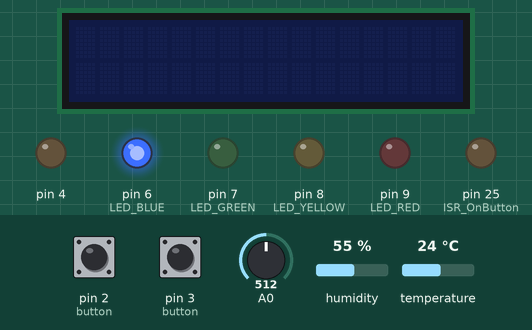
Recording of a sketch running on a simulated Arduino Mega 2560, built with avr-gcc and run on an emulated ATmega2560. Parts: 16×2 character LCD, output pins drawn as LEDs (lit = HIGH). The test bench sets the inputs (shaded band); at power-on: pin 2 (button) HIGH, A0 = 512, pin 3 (button) HIGH, temperature 24 °C, humidity 55 %. The local clock reads 2024-03-15 10:24:30 at power-on unless the sketch sets it; what the sketch prints to the serial monitor is not drawn.

Above: at 1.2 s.
1.3 s: pin 2 (button) pulled LOW for 0.15 s
At 2.3 s:
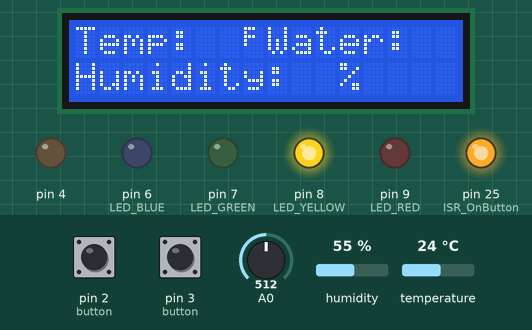
4.4 s: A0 set to 211
6.5 s: A0 set to 191
8.0 s: pin 3 (button) pulled LOW for 0.15 s
At 8.6 s:
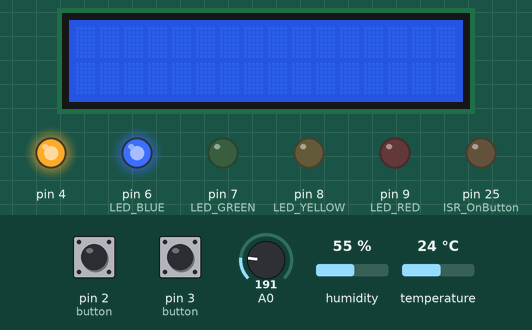
9.6 s: pin 2 (button) pulled LOW for 1 s
At 11.5 s:
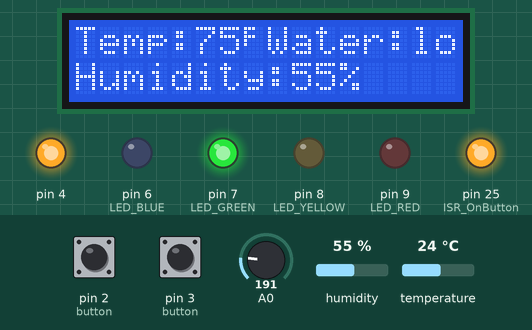
12.1 s: temperature set to 41 °C
At 15.9 s:
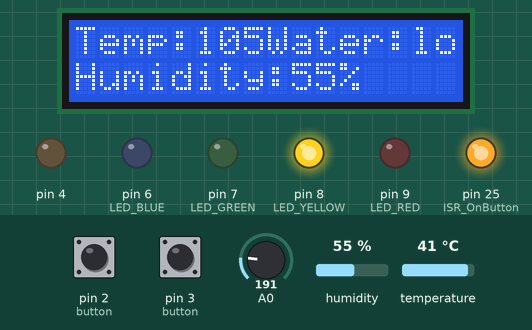
Timing chart, 0 to 16.1 s (numbered marks = the images above; inputs shaded):
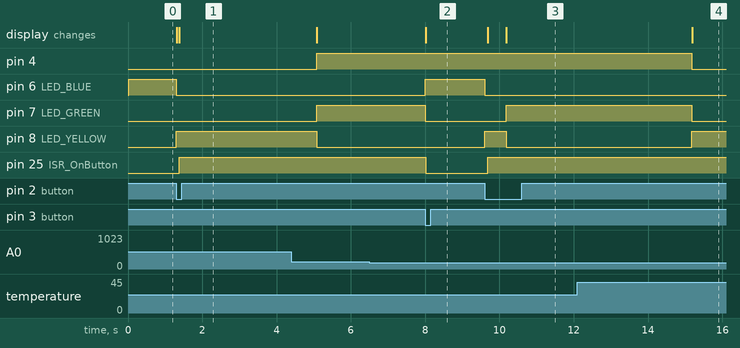

The sketch:

finalproject_demo_code.ino
```cpp
#include <LiquidCrystal.h>
#include <Wire.h>
#include <RTClib.h>

RTC_DS1307 rtc;

DateTime now;

// LCD pins <--> Arduino pins
const int RS = 12, EN = 11, D4 = 46, D5 = 48, D6 = 50, D7 = 52;  //we can change these pins later, don't worry about needing to change the pins in your part of the circuit

LiquidCrystal lcd(RS, EN, D4, D5, D6, D7);

byte fahrenheit[8] = {
  0b11100,
  0b10000,
  0b11100,
  0b10000,
  0b10000,
  0b00000,
  0b00000,
  0b00000
};

/* ADC SETUP*/

#define RDA 0x80
#define TBE 0x20

unsigned char *ddr_h = (unsigned char *)0x101;
unsigned char *port_h = (unsigned char *)0x102;

volatile unsigned char *myUCSR0A = (unsigned char *)0x00C0;
volatile unsigned char *myUCSR0B = (unsigned char *)0x00C1;
volatile unsigned char *myUCSR0C = (unsigned char *)0x00C2;
volatile unsigned int *myUBRR0 = (unsigned int *)0x00C4;
volatile unsigned char *myUDR0 = (unsigned char *)0x00C6;

volatile unsigned char *my_ADMUX = (unsigned char *)0x7C;
volatile unsigned char *my_ADCSRB = (unsigned char *)0x7B;
volatile unsigned char *my_ADCSRA = (unsigned char *)0x7A;
volatile unsigned int *my_ADC_DATA = (unsigned int *)0x78;

const int LED_GREEN = 4;   //pin 7, PH3
const int LED_YELLOW = 5;  //pin 8, PH4
const int LED_RED = 6;     //pin 9, PH5
const int LED_BLUE = 3;    //pin 6, PH6

volatile bool buttonONPressed = false;
volatile bool buttonOFFPressed = false;
volatile bool isError = false;
volatile int onState = 0;
bool systemOnState = false;
unsigned long previousMillis = 0;


/* DHT11 SETUP */

#include <DHT.h>

#define DHT_PIN 22
#define DHT_TYPE DHT11
DHT dht(DHT_PIN, DHT_TYPE);

const unsigned int water_threshold = 200;
const unsigned int tempThresh = 80;

bool isWaterThreshMet = false;
unsigned int water_value = 0;
float temp_value = 0;
float humidity_value = 0;

void setup() {
  dht.begin();
  Wire.begin();
  U0init(9600);
  adc_init();

  if (!rtc.begin()) {
    printString("Couldn't find RTC. Check connections!\n");
    while (1)
      ;  // Halt execution if RTC is not found
  }

  if (!rtc.isrunning()) {
    printString("RTC is NOT running, setting the time...\n");
    // Set the RTC to the current date and time
    rtc.adjust(DateTime(F(__DATE__), F(__TIME__)));
  }


  pinSetup();
  updateLEDs();
}

void pinSetup() {
  //LED Setup
  *ddr_h |= (1 << 3) | (1 << 4) | (1 << 5) | (1 << 6);
  *port_h &= ~((1 << 3) | (1 << 4) | (1 << 5) | (1 << 6));
  //BUTTON SETUP
  DDRE &= ~(1 << PE4);  //setup button pin2 PE4 OnBUtton
  PORTE |= (1 << PE4);  //
  DDRE &= ~(1 << PE5);  //setup button pin3 PE5 OFFBUtton
  PORTE |= (1 << PE5);  //
  //LCD Backlight Setup
  DDRA |= (1 << 3);
  PORTA &= ~(1 << 3);
  //Relay/Heatpad Setup
  DDRG |= (1 << 5);
  PORTG &= ~(1 << 5);

  attachInterrupt(digitalPinToInterrupt(2), ISR_OnButton, FALLING);
  attachInterrupt(digitalPinToInterrupt(3), ISR_OffButton, FALLING);

  printString("PIN SETUP WAS FINISHED \n");
}

void ISR_OnButton() {
  buttonONPressed = true;
  systemOnState = true;
  onState = 2;
  updateLEDs();
  printString("ON button pressed\n");
  setupLCD();
  PORTA |= (1 << 3);  //turn on LCD backlight
}

void ISR_OffButton() {
  buttonOFFPressed = true;
  systemOnState = false;
  onState = 0;
  updateLEDs();
  printString("OFF button pressed\n");
  lcd.noDisplay();
  PORTA &= ~(1 << 3);  //turn off LCD backlight
}

void ISR_Error() {
  printString("ERROR: Invalid Reading");
  onState = 3;
  updateLEDs();
  systemOnState = false;
}

void handleButtons() {
  if (buttonONPressed) {
    buttonONPressed = false;
  }
  if (buttonOFFPressed) {
    buttonOFFPressed = false;
  }
}


void updateLEDs() {
  *port_h &= ~((1 << LED_GREEN) | (1 << LED_YELLOW) | (1 << LED_RED) | (1 << LED_BLUE));
  switch (onState) {
    case 1:  // ACTIVE = GREEN
      *port_h |= (1 << LED_GREEN);
      break;
    case 2:  // IDLE = YELLOW
      *port_h |= (1 << LED_YELLOW);
      break;
    case 3:  // ERROR = RED
      *port_h |= (1 << LED_RED);
      break;
    case 0:  // OFF = BLUE
    default:
      *port_h |= (1 << LED_BLUE);
      break;
  }
}

void setupLCD() {
  lcd.createChar(1, fahrenheit);
  lcd.begin(16, 2);
  lcd.print("Temp:");
  lcd.setCursor(7, 0);
  lcd.write((byte)1);
  lcd.setCursor(0, 1);
  lcd.print("Humidity:  %");
  lcd.setCursor(8, 0);
  lcd.print("Water:");
}

void loop() {
  now = rtc.now();
  if (systemOnState) {
    loop2();
  }
}

void loop2() {
  handleButtons();
  water_value = runADC();

  temp_value = dht.readTemperature(true);

  humidity_value = dht.readHumidity();
  isError = (isnan(temp_value) || isnan(humidity_value));

  if (isError) {
    ISR_Error();
  } else {
    unsigned long currentMillis = millis();
    if (currentMillis - previousMillis >= 5000)  //value represents delay in milliseconds
    {
      previousMillis = currentMillis;

      updateHeatPad(temp_value < tempThresh);
      isWaterThreshMet = (water_value > water_threshold);
      updateLCD((int)temp_value, (int)humidity_value, isWaterThreshMet);
      updateSerial((int)temp_value, (int)humidity_value, water_value, isWaterThreshMet);
    }
  }
}

void updateHeatPad(bool state) {
  if (state) {
    PORTG |= (1 << 5);
    onState = 1;  //green
    updateLEDs();
  } else {
    PORTG &= ~(1 << 5);
    onState = 2;  //yellow
    updateLEDs();
  }
}

void updateLCD(int temp, int humid, bool water) {  //putting values in the LCD
  lcd.setCursor(5, 0);
  lcd.print(temp);
  lcd.setCursor(9, 1);
  lcd.print(humid);
  lcd.setCursor(14, 0);
  if (water) {
    lcd.print("hi");
  } else {
    lcd.print("lo");
  }
}


unsigned int runADC() {
  unsigned long sum = 0;
  unsigned int value;
  int i;

  for (i = 0; i < 10; i++) {
    sum += adc_read(0);
  }

  value = sum / 10;

  return value;
}

void adc_init() {
  *my_ADCSRA = 0x87;
  *my_ADCSRB = 0x00;
  *my_ADMUX = 0x40;
}

void updateSerial(int temp, int humid, int water, bool waterThresh) {
  printNumber(now.year());
  printString("/");
  printNumber(now.month());
  printString("/");
  printNumber(now.day());
  printString(" ");
  printNumber(now.hour());
  printString(":");
  printNumber(now.minute());
  printString(":");
  printNumber(now.second());

  printString("\tTemperature: ");
  printNumber(temp);
  printString(" degrees\tHumidity: ");
  printNumber(humid);
  printString("%\tWater Level: ");
  printNumber(water);
  printString(" (");
  printString(waterThresh == 0 ? "Low" : "High");
  printString(")\n");
}

unsigned int adc_read(unsigned char adc_channel_num) {
  *my_ADMUX &= 0xE0;
  *my_ADCSRB &= 0xF7;
  *my_ADMUX |= (adc_channel_num & 0x1F);

  *my_ADCSRA |= 0x40;
  while (*my_ADCSRA & 0x40)
    ;

  return *my_ADC_DATA;
}

void U0init(int U0baud) {
  unsigned long FCPU = 16000000;
  unsigned int tbaud;
  tbaud = (FCPU / 16 / U0baud - 1);

  *myUCSR0A = 0x20;
  *myUCSR0B = 0x18;
  *myUCSR0C = 0x06;
  *myUBRR0 = tbaud;
}

unsigned char U0kbhit() {
  return *myUCSR0A & RDA;
}

unsigned char U0getchar() {
  return *myUDR0;
}

void U0putchar(unsigned char U0pdata) {
  while ((*myUCSR0A & TBE) == 0)
    ;
  *myUDR0 = U0pdata;
}

void printString(const char *str)  //any string printed will go here
{
  while (*str) {
    U0putchar(*str);
    str++;
  }
}

void printNumber(unsigned int num)  //any int printed will go here
{
  if (num >= 1000) U0putchar((num / 1000) + '0');
  if (num >= 100) U0putchar(((num / 100) % 10) + '0');
  if (num >= 10) U0putchar(((num / 10) % 10) + '0');
  U0putchar((num % 10) + '0');
}
```

Measured:
- after the input at 1.3 s, pin 6 (LED_BLUE): HIGH → LOW at once; pin 8 (LED_YELLOW): LOW → HIGH at once; pin 25 (ISR_OnButton): LOW → HIGH after 0.08 s; the display: first changes at once (image 1 shows a later state)
- after the input at 6.5 s, every drawn part: stays the same
- after the input at 8.0 s, pin 6 (LED_BLUE): LOW → HIGH at once; pin 7 (LED_GREEN), pin 25 (ISR_OnButton): HIGH → LOW at once; the display: changes at once (image 2)
- after the input at 9.6 s, pin 6 (LED_BLUE): HIGH → LOW at once; pin 7 (LED_GREEN): LOW → HIGH after 0.58 s; pin 8 (LED_YELLOW): LOW → HIGH at once, → LOW 0.58 s later; pin 25 (ISR_OnButton): LOW → HIGH after 0.08 s; the display: first changes after 0.08 s (image 3 shows a later state)
- after the input at 12.1 s, pin 4, pin 7 (LED_GREEN): HIGH → LOW after 3.1 s; pin 8 (LED_YELLOW): LOW → HIGH after 3.1 s; the display: changes after 3.1 s (image 4)
